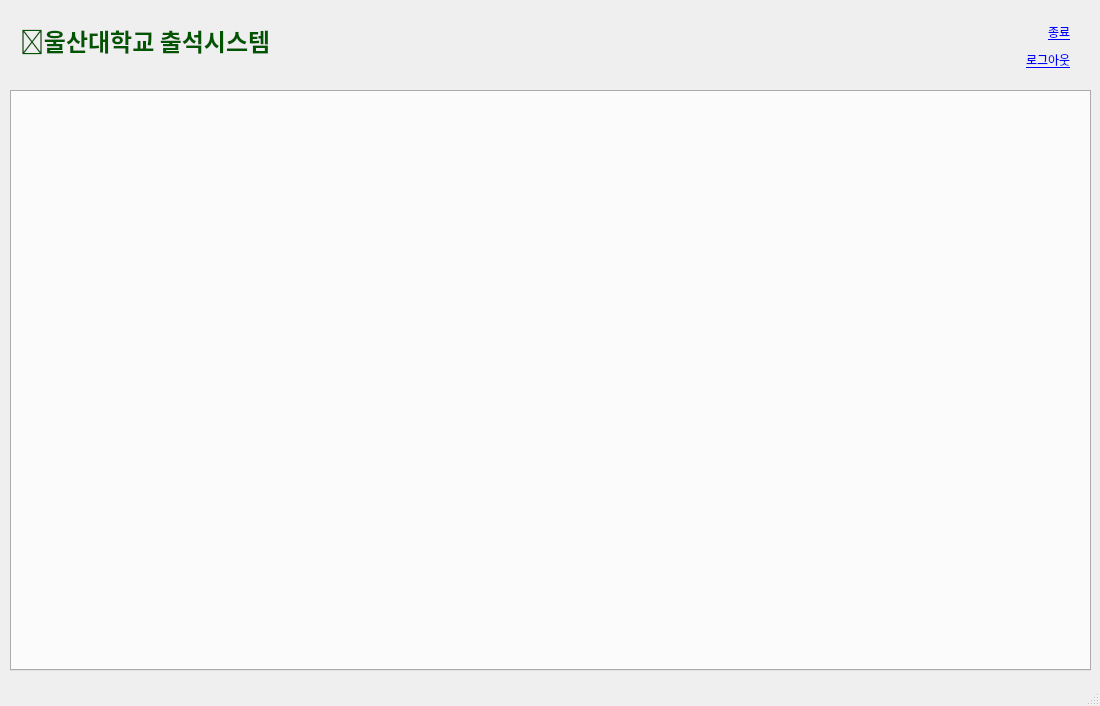
<?xml version="1.0" encoding="UTF-8"?>
<ui version="4.0">
 <class>MainAppWindow</class>
 <widget class="QMainWindow" name="MainAppWindow">
  <property name="geometry">
   <rect>
    <x>0</x>
    <y>0</y>
    <width>1100</width>
    <height>706</height>
   </rect>
  </property>
  <property name="windowTitle">
   <string>Main Page</string>
  </property>
  <widget class="QWidget" name="centralwidget">
   <widget class="QTabWidget" name="mainTabWidget">
    <property name="geometry">
     <rect>
      <x>10</x>
      <y>90</y>
      <width>1081</width>
      <height>581</height>
     </rect>
    </property>
    <property name="font">
     <font>
      <pointsize>10</pointsize>
      <weight>75</weight>
      <bold>true</bold>
     </font>
    </property>
    <property name="cursor">
     <cursorShape>PointingHandCursor</cursorShape>
    </property>
    <property name="styleSheet">
     <string notr="true">QTabBar::tab {
    height: 50px;
    width: 150px;
}</string>
    </property>
    <property name="tabPosition">
     <enum>QTabWidget::North</enum>
    </property>
    <property name="tabShape">
     <enum>QTabWidget::Rounded</enum>
    </property>
    <property name="currentIndex">
     <number>-1</number>
    </property>
   </widget>
   <widget class="QLabel" name="titleHeaderLabel">
    <property name="geometry">
     <rect>
      <x>20</x>
      <y>20</y>
      <width>441</width>
      <height>41</height>
     </rect>
    </property>
    <property name="font">
     <font>
      <family>맑은 고딕</family>
      <pointsize>18</pointsize>
      <weight>75</weight>
      <bold>true</bold>
     </font>
    </property>
    <property name="styleSheet">
     <string notr="true">color:rgb(0, 85, 0)</string>
    </property>
    <property name="frameShape">
     <enum>QFrame::NoFrame</enum>
    </property>
    <property name="text">
     <string>🏫울산대학교 출석시스템</string>
    </property>
   </widget>
   <widget class="QWidget" name="verticalLayoutWidget">
    <property name="geometry">
     <rect>
      <x>980</x>
      <y>20</y>
      <width>91</width>
      <height>51</height>
     </rect>
    </property>
    <layout class="QVBoxLayout" name="verticalLayout">
     <item alignment="Qt::AlignRight">
      <widget class="QLabel" name="exitLabel">
       <property name="palette">
        <palette>
         <active>
          <colorrole role="WindowText">
           <brush brushstyle="SolidPattern">
            <color alpha="255">
             <red>0</red>
             <green>0</green>
             <blue>255</blue>
            </color>
           </brush>
          </colorrole>
          <colorrole role="Text">
           <brush brushstyle="SolidPattern">
            <color alpha="255">
             <red>0</red>
             <green>0</green>
             <blue>0</blue>
            </color>
           </brush>
          </colorrole>
          <colorrole role="ButtonText">
           <brush brushstyle="SolidPattern">
            <color alpha="255">
             <red>0</red>
             <green>0</green>
             <blue>0</blue>
            </color>
           </brush>
          </colorrole>
          <colorrole role="Base">
           <brush brushstyle="SolidPattern">
            <color alpha="255">
             <red>255</red>
             <green>255</green>
             <blue>255</blue>
            </color>
           </brush>
          </colorrole>
          <colorrole role="ToolTipText">
           <brush brushstyle="SolidPattern">
            <color alpha="255">
             <red>0</red>
             <green>0</green>
             <blue>0</blue>
            </color>
           </brush>
          </colorrole>
          <colorrole role="PlaceholderText">
           <brush brushstyle="NoBrush">
            <color alpha="128">
             <red>0</red>
             <green>0</green>
             <blue>0</blue>
            </color>
           </brush>
          </colorrole>
         </active>
         <inactive>
          <colorrole role="WindowText">
           <brush brushstyle="SolidPattern">
            <color alpha="255">
             <red>0</red>
             <green>0</green>
             <blue>255</blue>
            </color>
           </brush>
          </colorrole>
          <colorrole role="Text">
           <brush brushstyle="SolidPattern">
            <color alpha="255">
             <red>0</red>
             <green>0</green>
             <blue>0</blue>
            </color>
           </brush>
          </colorrole>
          <colorrole role="ButtonText">
           <brush brushstyle="SolidPattern">
            <color alpha="255">
             <red>0</red>
             <green>0</green>
             <blue>0</blue>
            </color>
           </brush>
          </colorrole>
          <colorrole role="Base">
           <brush brushstyle="SolidPattern">
            <color alpha="255">
             <red>255</red>
             <green>255</green>
             <blue>255</blue>
            </color>
           </brush>
          </colorrole>
          <colorrole role="ToolTipText">
           <brush brushstyle="SolidPattern">
            <color alpha="255">
             <red>0</red>
             <green>0</green>
             <blue>0</blue>
            </color>
           </brush>
          </colorrole>
          <colorrole role="PlaceholderText">
           <brush brushstyle="NoBrush">
            <color alpha="128">
             <red>0</red>
             <green>0</green>
             <blue>0</blue>
            </color>
           </brush>
          </colorrole>
         </inactive>
         <disabled>
          <colorrole role="WindowText">
           <brush brushstyle="SolidPattern">
            <color alpha="255">
             <red>120</red>
             <green>120</green>
             <blue>120</blue>
            </color>
           </brush>
          </colorrole>
          <colorrole role="Text">
           <brush brushstyle="SolidPattern">
            <color alpha="255">
             <red>120</red>
             <green>120</green>
             <blue>120</blue>
            </color>
           </brush>
          </colorrole>
          <colorrole role="ButtonText">
           <brush brushstyle="SolidPattern">
            <color alpha="255">
             <red>120</red>
             <green>120</green>
             <blue>120</blue>
            </color>
           </brush>
          </colorrole>
          <colorrole role="Base">
           <brush brushstyle="SolidPattern">
            <color alpha="255">
             <red>240</red>
             <green>240</green>
             <blue>240</blue>
            </color>
           </brush>
          </colorrole>
          <colorrole role="ToolTipText">
           <brush brushstyle="SolidPattern">
            <color alpha="255">
             <red>0</red>
             <green>0</green>
             <blue>0</blue>
            </color>
           </brush>
          </colorrole>
          <colorrole role="PlaceholderText">
           <brush brushstyle="NoBrush">
            <color alpha="128">
             <red>0</red>
             <green>0</green>
             <blue>0</blue>
            </color>
           </brush>
          </colorrole>
         </disabled>
        </palette>
       </property>
       <property name="font">
        <font>
         <family>Agency FB</family>
         <underline>true</underline>
        </font>
       </property>
       <property name="cursor">
        <cursorShape>PointingHandCursor</cursorShape>
       </property>
       <property name="text">
        <string>종료</string>
       </property>
      </widget>
     </item>
     <item alignment="Qt::AlignRight">
      <widget class="QLabel" name="logoutLabel">
       <property name="palette">
        <palette>
         <active>
          <colorrole role="WindowText">
           <brush brushstyle="SolidPattern">
            <color alpha="255">
             <red>0</red>
             <green>0</green>
             <blue>255</blue>
            </color>
           </brush>
          </colorrole>
          <colorrole role="Text">
           <brush brushstyle="SolidPattern">
            <color alpha="255">
             <red>0</red>
             <green>0</green>
             <blue>0</blue>
            </color>
           </brush>
          </colorrole>
          <colorrole role="ButtonText">
           <brush brushstyle="SolidPattern">
            <color alpha="255">
             <red>0</red>
             <green>0</green>
             <blue>0</blue>
            </color>
           </brush>
          </colorrole>
          <colorrole role="Base">
           <brush brushstyle="SolidPattern">
            <color alpha="255">
             <red>255</red>
             <green>255</green>
             <blue>255</blue>
            </color>
           </brush>
          </colorrole>
          <colorrole role="ToolTipText">
           <brush brushstyle="SolidPattern">
            <color alpha="255">
             <red>0</red>
             <green>0</green>
             <blue>0</blue>
            </color>
           </brush>
          </colorrole>
          <colorrole role="PlaceholderText">
           <brush brushstyle="NoBrush">
            <color alpha="128">
             <red>0</red>
             <green>0</green>
             <blue>0</blue>
            </color>
           </brush>
          </colorrole>
         </active>
         <inactive>
          <colorrole role="WindowText">
           <brush brushstyle="SolidPattern">
            <color alpha="255">
             <red>0</red>
             <green>0</green>
             <blue>255</blue>
            </color>
           </brush>
          </colorrole>
          <colorrole role="Text">
           <brush brushstyle="SolidPattern">
            <color alpha="255">
             <red>0</red>
             <green>0</green>
             <blue>0</blue>
            </color>
           </brush>
          </colorrole>
          <colorrole role="ButtonText">
           <brush brushstyle="SolidPattern">
            <color alpha="255">
             <red>0</red>
             <green>0</green>
             <blue>0</blue>
            </color>
           </brush>
          </colorrole>
          <colorrole role="Base">
           <brush brushstyle="SolidPattern">
            <color alpha="255">
             <red>255</red>
             <green>255</green>
             <blue>255</blue>
            </color>
           </brush>
          </colorrole>
          <colorrole role="ToolTipText">
           <brush brushstyle="SolidPattern">
            <color alpha="255">
             <red>0</red>
             <green>0</green>
             <blue>0</blue>
            </color>
           </brush>
          </colorrole>
          <colorrole role="PlaceholderText">
           <brush brushstyle="NoBrush">
            <color alpha="128">
             <red>0</red>
             <green>0</green>
             <blue>0</blue>
            </color>
           </brush>
          </colorrole>
         </inactive>
         <disabled>
          <colorrole role="WindowText">
           <brush brushstyle="SolidPattern">
            <color alpha="255">
             <red>120</red>
             <green>120</green>
             <blue>120</blue>
            </color>
           </brush>
          </colorrole>
          <colorrole role="Text">
           <brush brushstyle="SolidPattern">
            <color alpha="255">
             <red>120</red>
             <green>120</green>
             <blue>120</blue>
            </color>
           </brush>
          </colorrole>
          <colorrole role="ButtonText">
           <brush brushstyle="SolidPattern">
            <color alpha="255">
             <red>120</red>
             <green>120</green>
             <blue>120</blue>
            </color>
           </brush>
          </colorrole>
          <colorrole role="Base">
           <brush brushstyle="SolidPattern">
            <color alpha="255">
             <red>240</red>
             <green>240</green>
             <blue>240</blue>
            </color>
           </brush>
          </colorrole>
          <colorrole role="ToolTipText">
           <brush brushstyle="SolidPattern">
            <color alpha="255">
             <red>0</red>
             <green>0</green>
             <blue>0</blue>
            </color>
           </brush>
          </colorrole>
          <colorrole role="PlaceholderText">
           <brush brushstyle="NoBrush">
            <color alpha="128">
             <red>0</red>
             <green>0</green>
             <blue>0</blue>
            </color>
           </brush>
          </colorrole>
         </disabled>
        </palette>
       </property>
       <property name="font">
        <font>
         <family>Agency FB</family>
         <underline>true</underline>
        </font>
       </property>
       <property name="cursor">
        <cursorShape>PointingHandCursor</cursorShape>
       </property>
       <property name="text">
        <string>로그아웃</string>
       </property>
      </widget>
     </item>
    </layout>
   </widget>
  </widget>
  <widget class="QMenuBar" name="menubar">
   <property name="geometry">
    <rect>
     <x>0</x>
     <y>0</y>
     <width>1100</width>
     <height>22</height>
    </rect>
   </property>
  </widget>
  <widget class="QStatusBar" name="statusbar"/>
 </widget>
 <resources/>
 <connections/>
</ui>
